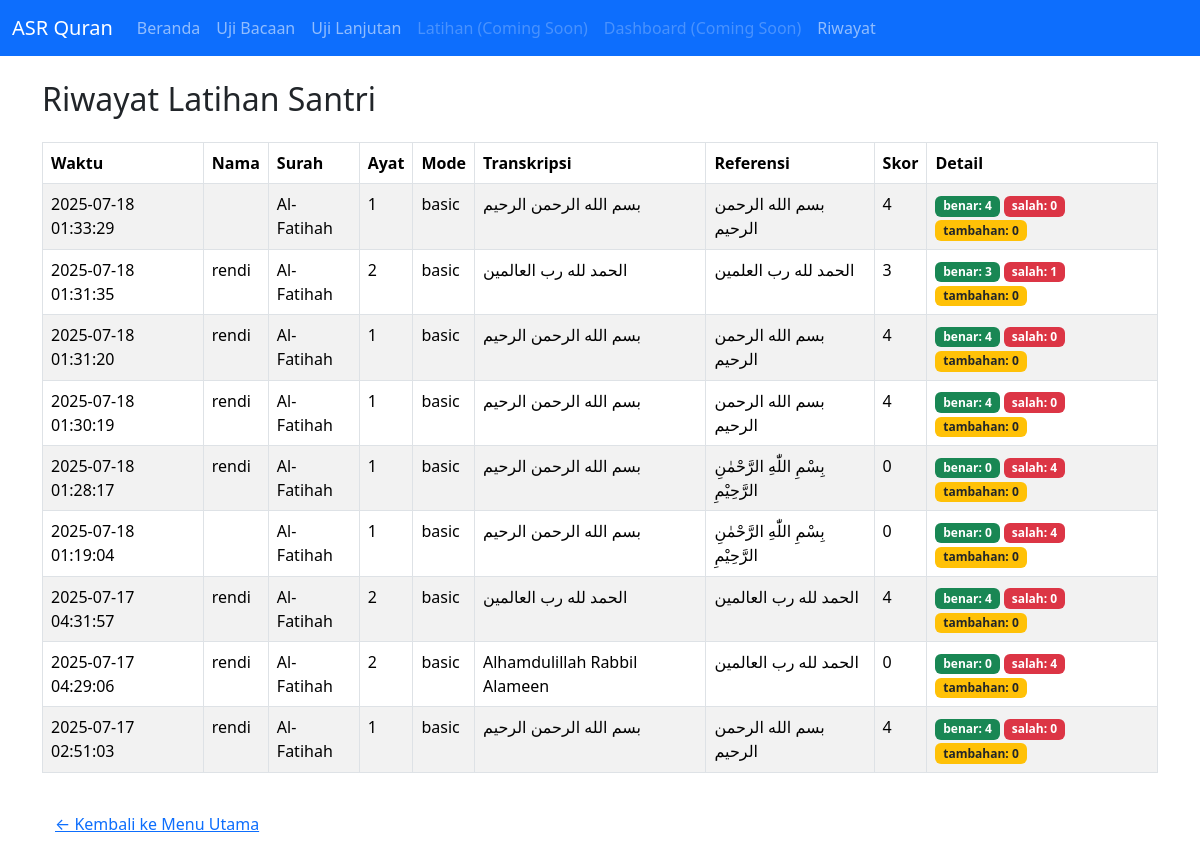
The app's page /asr/riwayat, older data.
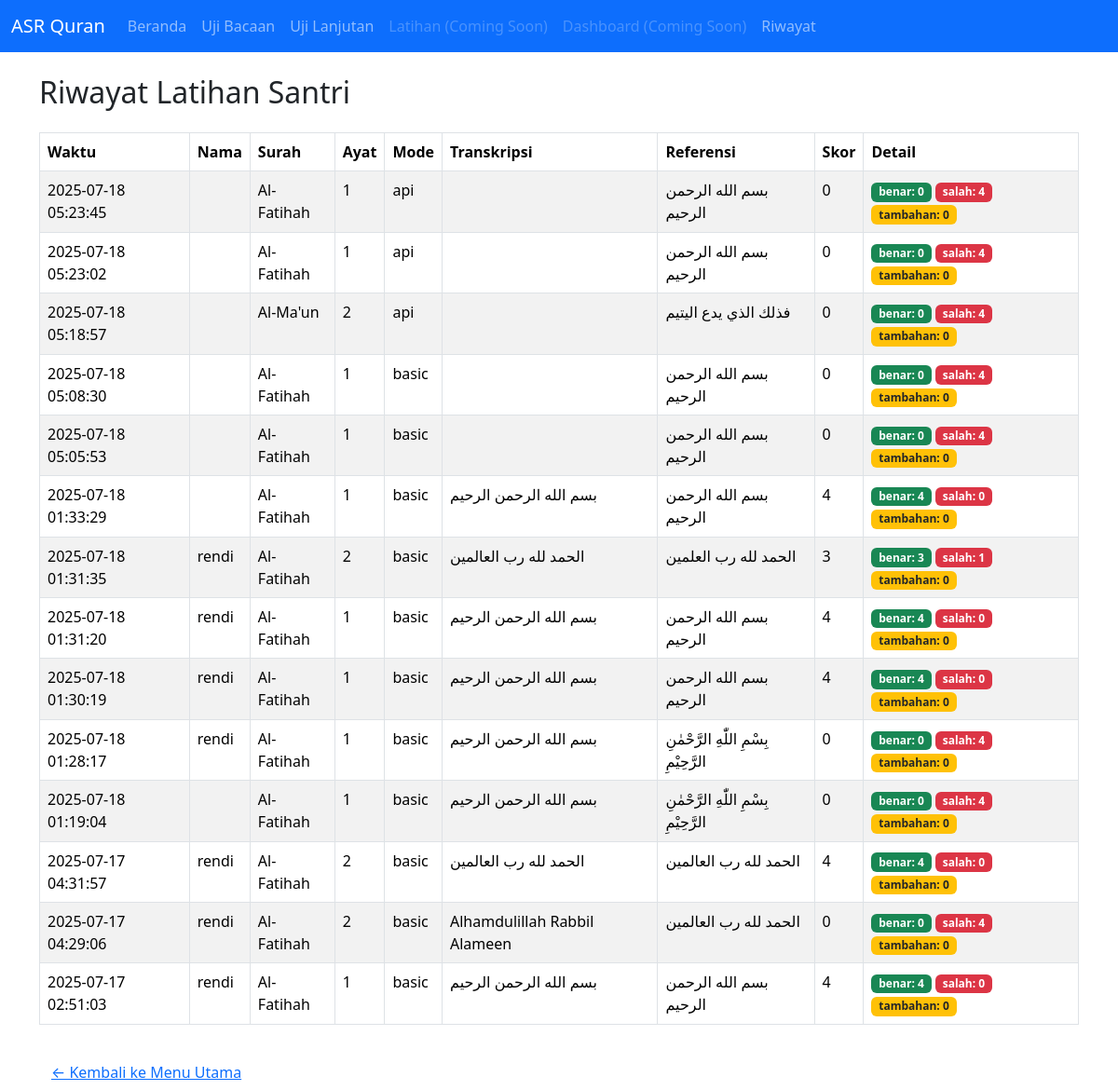
The same page, newer data.
### tables this page shows
CREATE TABLE latihan (
        id INTEGER PRIMARY KEY AUTOINCREMENT,
        nama_user TEXT,
        waktu TIMESTAMP DEFAULT CURRENT_TIMESTAMP,
        surah TEXT,
        ayat TEXT,
        mode TEXT,
        hasil_transkripsi TEXT,
        referensi_ayat TEXT,
        skor INTEGER,
        detail TEXT
    );

### routes/asr.py (the view)
@asr_bp.route('/riwayat')
def riwayat():
    conn = get_db_connection()
    c = conn.cursor()
    c.execute('SELECT id, nama_user, waktu, surah, ayat, mode, hasil_transkripsi, referensi_ayat, skor, detail FROM latihan ORDER BY waktu DESC')
    rows = c.fetchall()
    conn.close()
    latihan_list = [
        {
            'id': row[0],
            'nama_user': row[1],
            'waktu': row[2],
            'surah': row[3],
            'ayat': row[4],
            'mode': row[5],
            'hasil_transkripsi': row[6],
            'referensi_ayat': row[7],
            'skor': row[8],
            'detail': json.loads(row[9]) if row[9] else []
        }
        for row in rows
    ]
    return render_template('riwayat.html', latihan_list=latihan_list)

### db.py (called while the page is built)
def get_db_connection():
    conn = sqlite3.connect(db_path)
    conn.row_factory = sqlite3.Row
    return conn

### templates/riwayat.html (shortened to what this page needs)
{% extends 'layout.html' %}
{% block content %}
<h2 class="mb-4">Riwayat Latihan Santri</h2>
<table class="table table-bordered table-striped">
    <thead>
        <tr>
            <th>Waktu</th>
            <th>Nama</th>
            <th>Surah</th>
            <th>Ayat</th>
            <th>Mode</th>
            <th>Transkripsi</th>
            <th>Referensi</th>
            <th>Skor</th>
            <th>Detail</th>
        </tr>
    </thead>
    <tbody>
        {% for l in latihan_list %}
        <tr>
            <td>{{ l.waktu }}</td>
            <td>{{ l.nama_user }}</td>
            <td>{{ l.surah }}</td>
            <td>{{ l.ayat }}</td>
            <td>{{ l.mode }}</td>
            <td>{{ l.hasil_transkripsi }}</td>
            <td>{{ l.referensi_ayat }}</td>
            <td>{{ l.skor }}</td>
            <td>
                <span class="badge bg-success">benar: {{ l.detail | selectattr('status', 'equalto', 'benar') | list | length }}</span>
                <span class="badge bg-danger">salah: {{ l.detail | selectattr('status', 'equalto', 'salah') | list | length }}</span>
                <span class="badge bg-warning text-dark">tambahan: {{ l.detail | selectattr('status', 'equalto', 'tambahan') | list | length }}</span>
            </td>
        </tr>
        {% endfor %}
    </tbody>
</table>
<a href="/" class="btn btn-link mt-3">&larr; Kembali ke Menu Utama</a>
{% endblock %}

### templates/layout.html (shortened to what this page needs)
<!DOCTYPE html>
<html lang="id">
<head>
    <link href="https://cdn.jsdelivr.net/npm/bootstrap@5.3.2/dist/css/bootstrap.min.css" rel="stylesheet">
</head>
<body>
<nav class="navbar navbar-expand-lg navbar-dark bg-primary">
  <div class="container-fluid">
    <a class="navbar-brand" href="/">ASR Quran</a>
    <div class="collapse navbar-collapse" id="navbarNav">
      <ul class="navbar-nav">
        <li class="nav-item"><a class="nav-link" href="/">Beranda</a></li>
        <li class="nav-item"><a class="nav-link" href="/asr/basic">Uji Bacaan</a></li>
        <li class="nav-item"><a class="nav-link" href="/asr/lanjutan">Uji Lanjutan</a></li>
        <li class="nav-item"><a class="nav-link disabled" href="#">Latihan (Coming Soon)</a></li>
        <li class="nav-item"><a class="nav-link disabled" href="#">Dashboard (Coming Soon)</a></li>
        <li class="nav-item"><a class="nav-link" href="/asr/riwayat">Riwayat</a></li>
      </ul>
    </div>
  </div>
</nav>
<div class="container mt-4">
    {% block content %}{% endblock %}
</div>
</body>
</html>

Row changes from the older to the newer data that the page shows:
added latihan: waktu "2025-07-18 05:23:45", surah "Al-Fatihah", ayat "1", mode "api", referensi_ayat "بسم الله الرحمن الرحيم", skor "0", detail|selectattr "0", detail|selectattr "4"
added latihan: waktu "2025-07-18 05:23:02", surah "Al-Fatihah", ayat "1", mode "api", referensi_ayat "بسم الله الرحمن الرحيم", skor "0", detail|selectattr "0", detail|selectattr "4"
added latihan: waktu "2025-07-18 05:18:57", surah "Al-Ma'un", ayat "2", mode "api", referensi_ayat "فذلك الذي يدع اليتيم", skor "0", detail|selectattr "0", detail|selectattr "4"
added latihan: waktu "2025-07-18 05:08:30", surah "Al-Fatihah", ayat "1", mode "basic", referensi_ayat "بسم الله الرحمن الرحيم", skor "0", detail|selectattr "0", detail|selectattr "4"
added latihan: waktu "2025-07-18 05:05:53", surah "Al-Fatihah", ayat "1", mode "basic", referensi_ayat "بسم الله الرحمن الرحيم", skor "0", detail|selectattr "0", detail|selectattr "4"
